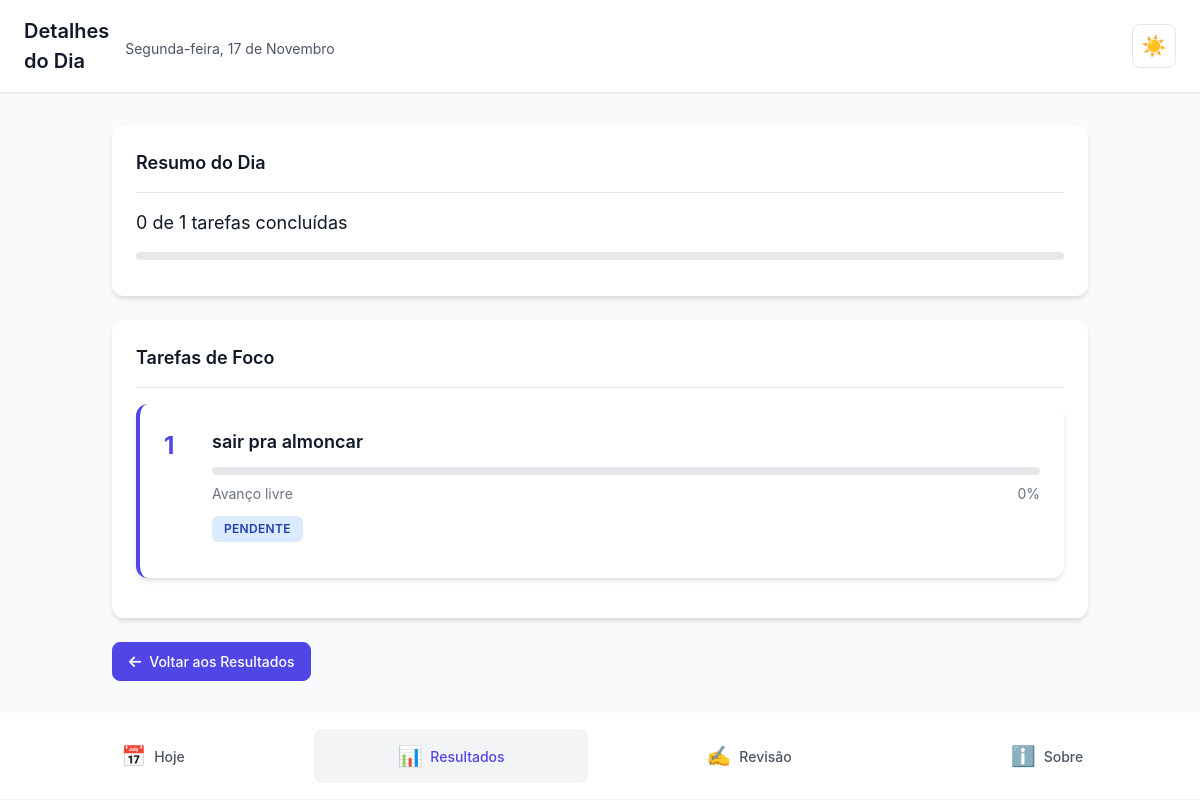
Page /resultados/2025-11-17/ (signed in) on the committed database.
### core/models.py (models this page shows, shortened)
class DayPlan(models.Model):
    usuario = models.ForeignKey(
        User,
        on_delete=models.CASCADE,
        related_name='day_plans',
        verbose_name='Usuário'
    )
    data = models.DateField(
        verbose_name='Data',
        unique_for_date='data',
        db_index=True
    )
    motivo_nao_conclusao = models.CharField(
        max_length=200,
        blank=True,
        null=True,
        verbose_name='Motivo de não conclusão',
        help_text='Razão pela qual nem todas as tarefas foram concluídas'
    )
    comentario_reflexao = models.TextField(
        blank=True,
        null=True,
        verbose_name='Comentário/Reflexão',
        help_text='Reflexão sobre o dia'
    )
    criado_em = models.DateTimeField(
        auto_now_add=True,
        verbose_name='Criado em'
    )
    atualizado_em = models.DateTimeField(
        auto_now=True,
        verbose_name='Atualizado em'
    )
    class Meta:
        verbose_name = 'Plano do Dia'
        verbose_name_plural = 'Planos do Dia'
        ordering = ['-data']
        unique_together = [['usuario', 'data']]
    @property
    def total_tarefas(self):
        return self.tasks.count()
    @property
    def tarefas_concluidas(self):
        return self.tasks.filter(status='concluida').count()
    @property
    def percentual_conclusao(self):
        if self.total_tarefas == 0:
            return 0
        return int((self.tarefas_concluidas / self.total_tarefas) * 100)

class Task(models.Model):
    STATUS_CHOICES = [
        ('pendente', 'Pendente'),
        ('concluida', 'Concluída'),
    ]
    day_plan = models.ForeignKey(
        DayPlan,
        on_delete=models.CASCADE,
        related_name='tasks',
        verbose_name='Plano do Dia'
    )
    titulo = models.CharField(
        max_length=200,
        verbose_name='Título',
        help_text='Título curto e claro da tarefa'
    )
    descricao = models.TextField(
        blank=True,
        null=True,
        verbose_name='Descrição',
        help_text='Descrição opcional da tarefa'
    )
    ordem = models.IntegerField(
        validators=[MinValueValidator(1), MaxValueValidator(3)],
        verbose_name='Ordem',
        help_text='Ordem da tarefa (1, 2 ou 3)'
    )
    status = models.CharField(
        max_length=10,
        choices=STATUS_CHOICES,
        default='pendente',
        verbose_name='Status'
    )
    concluida_em = models.DateTimeField(
        blank=True,
        null=True,
        verbose_name='Concluída em'
    )
    total_steps = models.IntegerField(
        blank=True,
        null=True,
        validators=[MinValueValidator(1)],
        verbose_name='Total de Etapas',
        help_text='Quantidade total de etapas definidas (deixe vazio para modo flexível)'
    )
    completed_steps = models.IntegerField(
        default=0,
        validators=[MinValueValidator(0)],
        verbose_name='Etapas Concluídas',
        help_text='Quantidade de etapas concluídas (para tarefas com total_steps definido)'
    )
    pseudo_steps_done = models.IntegerField(
        default=0,
        validators=[MinValueValidator(0)],
        verbose_name='Passos Avançados',
        help_text='Contador de cliques em "Avançar etapa" (para tarefas sem total_steps)'
    )
    progress_percent = models.IntegerField(
        default=0,
        validators=[MinValueValidator(0), MaxValueValidator(100)],
        verbose_name='Progresso (%)',
        help_text='Progresso atual da tarefa em percentual (0-100)'
    )
    criado_em = models.DateTimeField(
        auto_now_add=True,
        verbose_name='Criado em'
    )
    atualizado_em = models.DateTimeField(
        auto_now=True,
        verbose_name='Atualizado em'
    )
    class Meta:
        verbose_name = 'Tarefa'
        verbose_name_plural = 'Tarefas'
        ordering = ['ordem']
        unique_together = [['day_plan', 'ordem']]

### core/views.py (the view)
# urls.py: path('resultados/<str:data_str>/', views.detalhes_dia, name='detalhes_dia'),
@login_required
def detalhes_dia(request, data_str):
    try:
        data_obj = date.fromisoformat(data_str)
    except ValueError:
        messages.error(request, 'Data inválida.')
        return redirect('core:resultados')
    day_plan = get_object_or_404(
        DayPlan,
        usuario=request.user,
        data=data_obj
    )
    tasks = day_plan.tasks.all().order_by('ordem')
    context = {
        'day_plan': day_plan,
        'tasks': tasks,
        'data': data_obj,
    }
    return render(request, 'core/detalhes_dia.html', context)

### core/context_processors.py (called while the page is built)
def pwa_settings(request):
    return {
        "PWA_SETTINGS": {
            "enabled": getattr(settings, "PWA_ENABLED", False),
            "theme_color": getattr(settings, "PWA_THEME_COLOR", "#0f172a"),
            "background_color": getattr(
                settings, "PWA_BACKGROUND_COLOR", "#0f172a"
            ),
            "start_url": getattr(settings, "PWA_START_URL", "/?source=pwa"),
            "scope": getattr(settings, "PWA_SCOPE", "/"),
            "install_hint": "Compartilhar → Adicionar à Tela de Início",
            "push_public_key": getattr(settings, "PWA_PUSH_PUBLIC_KEY", ""),
        }
    }

### core/templates/core/detalhes_dia.html (shortened to what this page needs)
{% extends 'core/base.html' %}
{% load static %}
{% block header_title %}Detalhes do Dia{% endblock %}
{% block header_subtitle %}
    <div class="header-subtitle">{{ data|date:"l, d \\d\\e F"|capfirst }}</div>
{% endblock %}
{% block content %}
    <div class="card fade-in">
        <div class="card-header">
            <h2 class="card-title">Resumo do Dia</h2>
        </div>
        <div class="card-body">
            <p style="font-size: 1.125rem; margin-bottom: 1rem;">
                {{ day_plan.tarefas_concluidas }} de {{ day_plan.total_tarefas }} tarefas concluídas
            </p>
            <div class="progress-bar-container">
            </div>
        </div>
    </div>
    <div class="card fade-in">
        <div class="card-header">
            <h2 class="card-title">Tarefas de Foco</h2>
        </div>
        <div class="card-body" style="padding-top: 0;">
            {% for task in tasks %}
                <div class="task-card {% if task.status == 'concluida' %}completed{% endif %}" style="margin-bottom: 1rem;">
                    <div class="task-header">
                        <span class="task-number">{{ task.ordem }}</span>
                        <div class="task-content" style="flex: 1;">
                            <h3 class="task-title">{{ task.titulo }}</h3>
                            <div style="margin-top: 0.75rem; margin-bottom: 0.75rem;">
                                <div class="progress-bar-container" style="margin-bottom: 0.5rem;">
                                </div>
                                <div style="display: flex; justify-content: space-between; align-items: center; font-size: 0.875rem; color: #6B7280;">
                                    <span>
                                        {% if task.total_steps and task.total_steps > 0 %}
                                            Etapas: {{ task.completed_steps }}/{{ task.total_steps }}
                                        {% else %}
                                            Avanço livre
                                        {% endif %}
                                    </span>
                                    <span>{{ task.progress_percent }}%</span>
                                </div>
                            </div>
                            <div style="margin-top: 0.75rem; display: flex; align-items: center; gap: 0.75rem; flex-wrap: wrap;">
                                <span class="badge {% if task.status == 'concluida' %}badge-success{% else %}badge-info{% endif %}">
                                    {% if task.status == 'concluida' %}
                                        ✓ Concluída
                                        {% if task.concluida_em %}
                                            às {{ task.concluida_em|date:"H:i" }}
                                        {% endif %}
                                    {% else %}
                                        Pendente
                                    {% endif %}
                                </span>
                            </div>
                        </div>
                    </div>
                </div>
            {% empty %}
                <div style="text-align: center; padding: 2rem 0;">
                    <p style="color: #6B7280;">Nenhuma tarefa registrada para este dia.</p>
                </div>
            {% endfor %}
        </div>
    </div>
    <div style="margin-top: 1.5rem;">
        <a href="{% url 'core:resultados' %}" class="btn-icon-text btn-icon-text-primary">
            <i class="fas fa-arrow-left"></i>
            <span>Voltar aos Resultados</span>
        </a>
    </div>
{% endblock %}

### rows in the picture
DayPlan: tarefas_concluidas "0", total_tarefas "1"
Task: ordem "1", titulo "sair pra almoncar", shows "Avanço livre", progress_percent "0", status "PENDENTE"

### other values in the picture
{{ data|date:"l, d \\d\\e F"|capfirst }} "Segunda-feira, 17 de Novembro"
